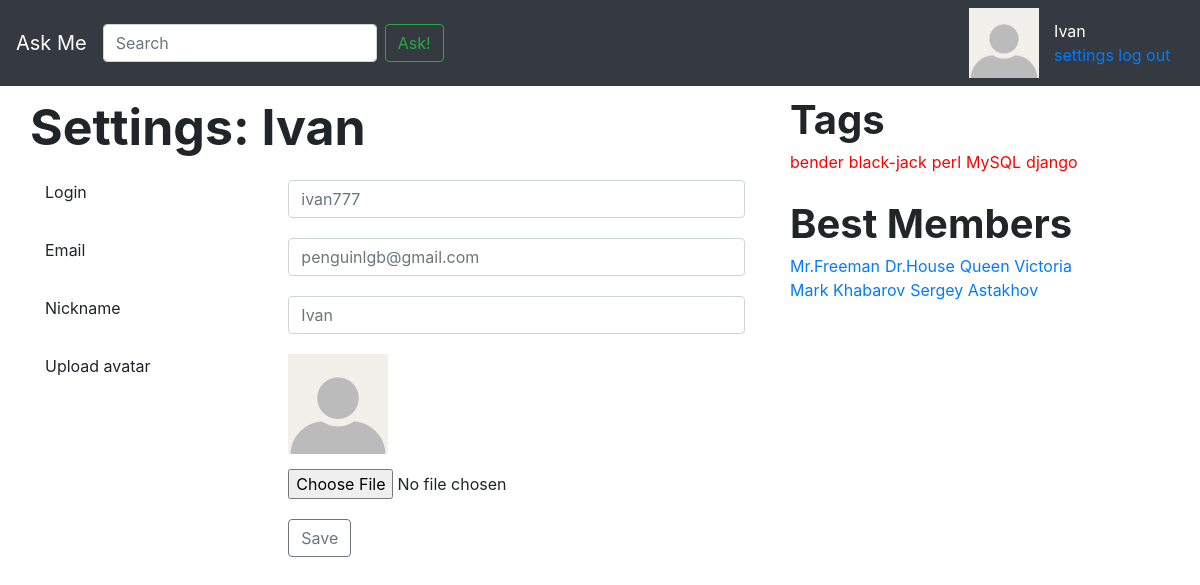
/settings/, run on the app's committed database.
### app/models.py (models this page shows, shortened)
class Tag(models.Model):
	name = models.CharField(max_length = 256, verbose_name = 'Название тэга')
	objects = TagManager()
	def __str__(self):
		return self.name
	class Meta:
		verbose_name = 'Тэг'
		verbose_name_plural = 'Тэги'

class User(models.Model):
	author = models.OneToOneField('Profile', on_delete=models.CASCADE)
	objects = UserManager()
	def __str__(self):
		return self.author.user_name
	class Meta:
		verbose_name = 'Пользователь'
		verbose_name_plural = 'Пользователи'

class Profile(models.Model):
	user_name = models.CharField(max_length = 256, verbose_name = 'Имя в системе')
	email = models.EmailField(verbose_name = 'E-mail')
	class Meta:
		verbose_name = 'Профиль'
		verbose_name_plural = 'Профили'

### app/views.py (the view)
# urls.py: path('settings/', views.settings, name='settings'),
def settings(request):
	return render(request, 'settings.html', {
		})

### app/models.py (called while the page is built)
	def get_all_users(self):
		return self.all()

	def get_all_tags(self):
		return self.all()

### askme/context_processors.py (called while the page is built)
def tags(arg):
	tags = Tag.objects.get_all_tags()
	return { 'tags': tags }

def best_members(arg):
	best_members = User.objects.get_all_users()
	return { 'members': best_members }

### templates/settings.html (shortened to what this page needs)
{% extends 'inc/base.html' %}
{% load static %}
{% block content %}
    <div class="row">
        <span id="page_header">Settings: <span>Ivan</span></span>
    </div>
    <div class="row input_row">
        <div class="col-4 input_label">Login</div>
        <div class="col-8">
            <input type="text" class="form-control" placeholder="ivan777">
        </div>
    </div>
    <div class="row input_row">
        <div class="col-4 input_label">Email</div>
        <div class="col-8">
            <input type="text" class="form-control" placeholder="penguinlgb@gmail.com">
        </div>
    </div>
    <div class="row input_row">
        <div class="col-4 input_label">Nickname</div>
        <div class="col-8">
            <input type="text" class="form-control" placeholder="Ivan">
        </div>
    </div>
    <div class="row input_row">
        <div class="col-4 input_label">Upload avatar</div>
        <div class="col-8">
            <img src="{% static "img/111.jpg" %}" id="upload_avatar_img">
            <input type="file" class="form-control-file file_ad" id="upload_avatar_file_input">
        </div>
    </div>
    <div class="row">
        <div class="col-4"></div>
        <div class="col-8">
            <button type="button" class="page_btn btn btn-outline-secondary">Save</button>
        </div>
    </div>
{% endblock content %}
{% block right %}
    {% include 'inc/tags_section.html' %}
{% endblock right %}

### templates/inc/tags_section.html
<div>
    <div class="row">
        <span class="row tags_header">Tags</span>
    </div>
    <div class="row link_tags">
        {% for tag in tags %}
            <a class="sample_tag lang_tag" href="{% url 'tag' tag  %}">{{ tag }}</a>
        {% endfor %}
    </div>
</div>
<div>
    <div class="row">
        <span class="row tags_header">Best Members</span>
    </div>
    <div class="row link_tags">
        {% for member in members %}
            <a class="sample_tag" href="">{{ member }}</a>
        {% endfor %}
    </div>
</div>

### static/css/sticky-footer.css (style rules this page uses)
html { position: relative; min-height: 100%; }
body { margin-bottom: 60px; }

### static/css/container.css (style rules this page uses)
#page_header { font-size: 50px; font-weight: bold; margin-bottom: 15px; }
#upload_avatar_img { max-width: 150px; }
#upload_avatar_file_input { margin-top: 15px; }
.tags_header { font-size: 40px; font-weight: bold; margin-left: 0px; }
.link_tags { margin-right: 25px; margin-bottom: 20px; }
.sample_tag { margin-right: 5px; }
.lang_tag { color: red; }
.page_btn { margin-right: 5px; }
.input_row { margin-bottom: 20px; }

### data on the page
Tag: name "bender"
Tag: name "black-jack"
Tag: name "perl"
Tag: name "MySQL"
Tag: name "django"
User: author.user_name "Mr.Freeman"
User: author.user_name "Dr.House"
User: author.user_name "Queen Victoria"
User: author.user_name "Mark Khabarov"
User: author.user_name "Sergey Astakhov"
